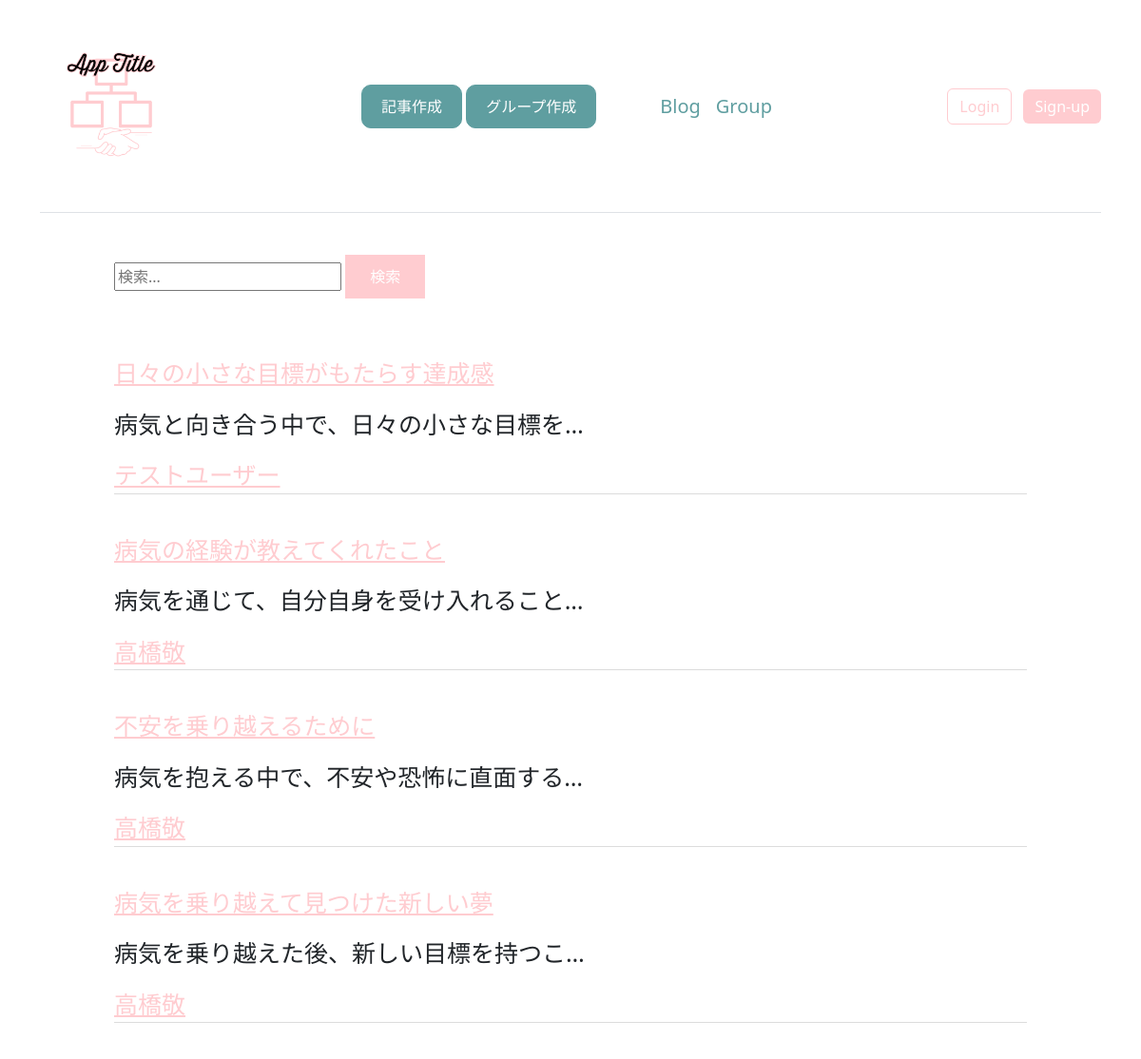
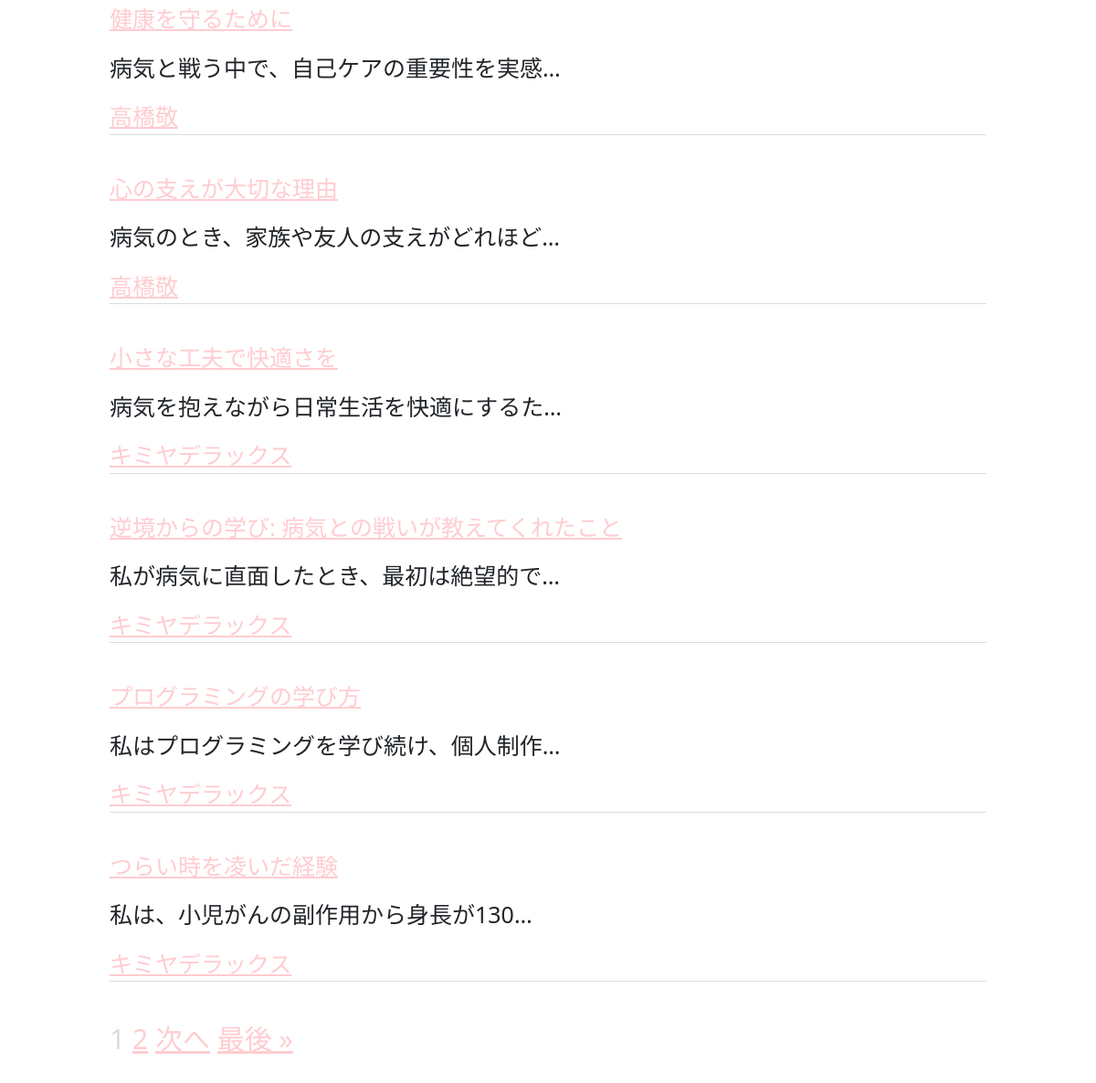
The page / on the database its author committed (2 pictures, top to bottom).
### blogapp/models.py (models this page shows, shortened)
class Post(models.Model):
    title = models.CharField(verbose_name='タイトル',max_length=50)
    text = models.TextField(
        verbose_name='本文',
    )
    image1 = models.ImageField(
        verbose_name='イメージ1',
        upload_to='photos',
        blank=True,
        null=True
    )
    user = models.ForeignKey(
        CustomUser,
        verbose_name='ユーザー',
        on_delete=models.CASCADE
    )
    posted_at = models.DateTimeField(
        verbose_name='投稿日時',
        auto_now_add=True
    )

class CustomUser(AbstractUser):
    profile = models.TextField(blank=True, null=True)

### blogapp/views.py (the view)
# urls.py: path('',views.IndexViews.as_view(),name = 'index'),
class IndexViews(ListView):
    template_name = 'index.html'
    queryset = Post.objects.order_by('-posted_at')
    paginate_by = 10
    def get_queryset(self):
        queryset = Post.objects.order_by('-posted_at')
        search_query = self.request.GET.get('search', '')
        if search_query:
            keywords = search_query.split()
            query = Q()
            for keyword in keywords:
                query |= Q(title__icontains=keyword) | Q(text__icontains=keyword)
            queryset = queryset.filter(query)
        return queryset

### blogapp/templates/index.html (shortened to what this page needs)
{% extends 'base.html' %}
{% load static %}
{% block contents %}
{% include 'post_list.html' %}
{% endblock %}

### blogapp/templates/post_list.html (shortened to what this page needs)
<form method="get" action="{% url 'blogapp:index' %}" class="search-form">
    <input type="text" name="search" placeholder="検索..." value="{{ request.GET.search }}">
    <button type="submit">検索</button>
</form>
{% for record in object_list %}
<div class="post-list-wrap">
    <div class="post-item">
        <p class="title"><a href="{% url 'blogapp:post_detail' record.pk %}">{{record.title}}</a></p>
        <p class="text">{{record.text|truncatechars:20}}</p>
        <a href="{% url 'blogapp:user_posts_and_profile' user_id=record.user.id %}">{{record.user.username}}</a>
    </div>
</div>
{% endfor %}
<div class="pagination">
    <span class="step-links">
        {% for num in page_obj.paginator.page_range %}
        {% if page_obj.number == num %}
        <span class="current">{{ num }}</span>
        {% else %}
        <a href="?page={{ num }}">{{ num }}</a>
        {% endif %}
        {% endfor %}
        {% if page_obj.has_next %}
        <a
            href="?page={{ page_obj.next_page_number }}{% if request.GET.search %}&search={{ request.GET.search }}{% endif %}">次へ</a>
        <a
            href="?page={{ page_obj.paginator.num_pages }}{% if request.GET.search %}&search={{ request.GET.search }}{% endif %}">最後
            &raquo;</a>
        {% endif %}
    </span>
</div>

### static/css/style.css (style rules this page uses)
.post-list-wrap { width: 80%; margin: 40px auto; background-color: white; }
.post-list-wrap .title { font-size: 25px; }
.post-item { border-bottom: solid 1px gainsboro; }
.post-item a { color: #ffccd0; }
.search-form { display: block; width: 80%; margin: 20px auto; }
.pagination { width: 80%; margin: 20px auto; padding-bottom: 50px; }
.step-links, .step-links a { font-size: 30px; color: #ffccd0; }
.current { color: gainsboro; }
.post-item { font-size: 25px; }

### static/css/sign-in.css (style rules this page uses)
html, body { height: 100%; }
button { background-color: #ffccd0; margin: 20px auto; border: solid 1px #ffccd0; color: white; padding: 10px 25px; }

### rows shown on the page
Post: title "日々の小さな目標がもたらす達成感", text "病気と向き合う中で、日々の小さな目標を…", user.username "テストユーザー"
Post: title "病気の経験が教えてくれたこと", text "病気を通じて、自分自身を受け入れること…", user.username "高橋敬"
Post: title "不安を乗り越えるために", text "病気を抱える中で、不安や恐怖に直面する…", user.username "高橋敬"
Post: title "病気を乗り越えて見つけた新しい夢", text "病気を乗り越えた後、新しい目標を持つこ…", user.username "高橋敬"
Post: title "健康を守るために", text "病気と戦う中で、自己ケアの重要性を実感…", user.username "高橋敬"
Post: title "心の支えが大切な理由", text "病気のとき、家族や友人の支えがどれほど…", user.username "高橋敬"
Post: title "小さな工夫で快適さを", text "病気を抱えながら日常生活を快適にするた…", user.username "キミヤデラックス"
Post: title "逆境からの学び: 病気との戦いが教えてくれたこと", text "私が病気に直面したとき、最初は絶望的で…", user.username "キミヤデラックス"
Post: title "プログラミングの学び方", text "私はプログラミングを学び続け、個人制作…", user.username "キミヤデラックス"
Post: title "つらい時を凌いだ経験", text "私は、小児がんの副作用から身長が130…", user.username "キミヤデラックス"

### other values the page prints
{{ num }} "1"
{{ num }} "2"
